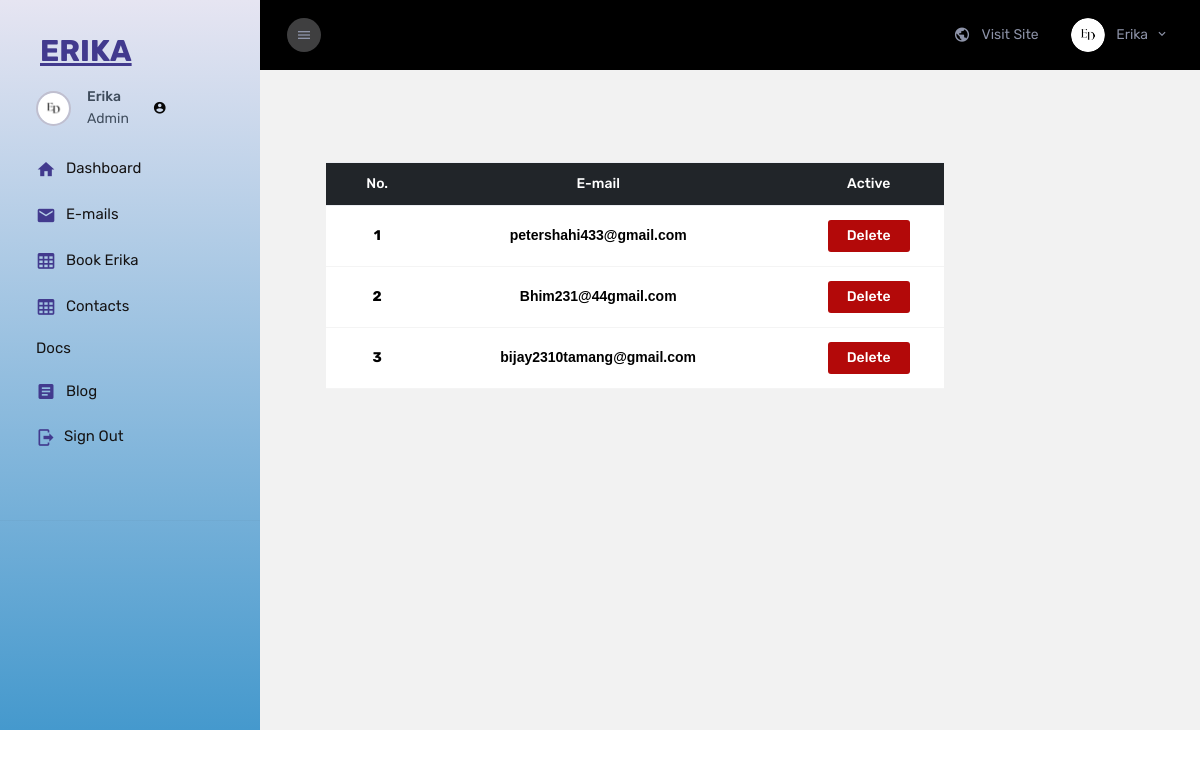
The page /E_Admin/mail/ (signed in) on the database as committed earlier.
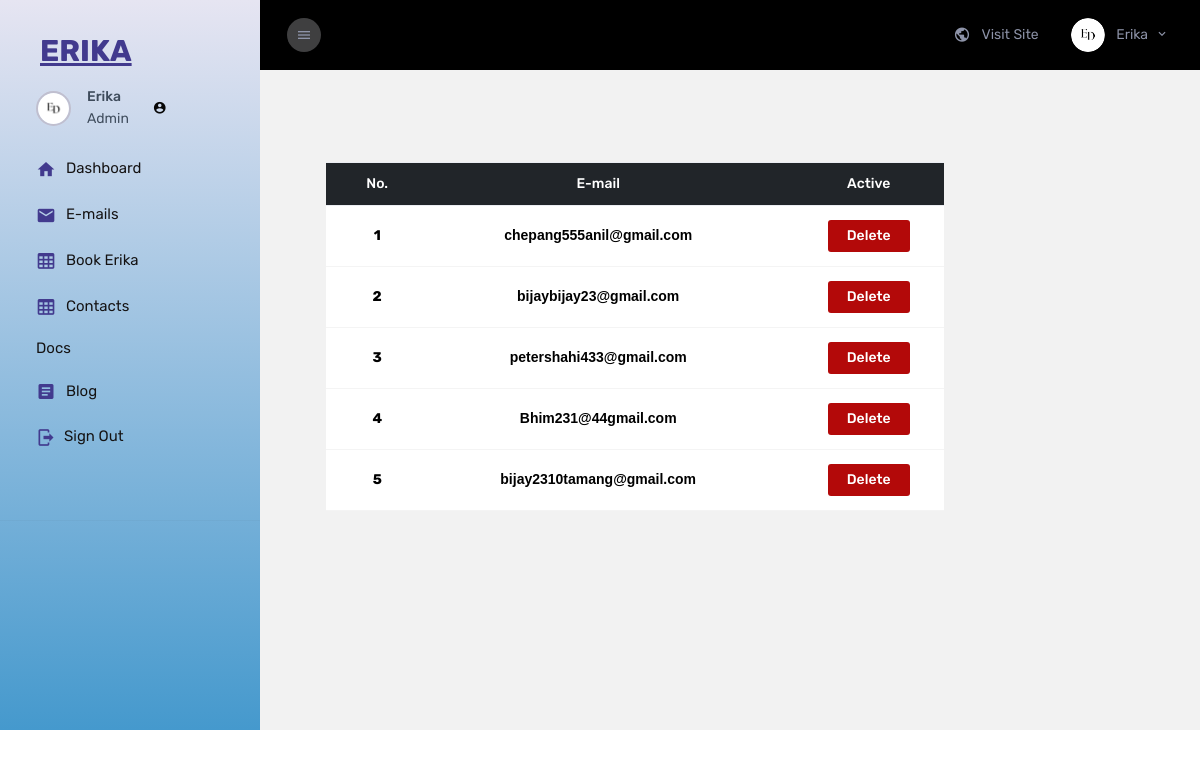
The same page on the database as committed later.
### ErikaApp/models.py (models this page shows, shortened)
class Email_Info(models.Model):
    Info_Email = models.EmailField()

### Erika_Admin/views.py (the view)
# urls.py: path('mail/',views.Dashboard.email, name='mail'),
    @login_required(login_url='adminlogin')
    def email(request):
        mail = Email_Info.objects.all()
        context = {
            'mail':mail,
        }
        return render(request, 'main/mail.html',context)

### Erika_Admin/templates/main/mail.html
{% extends 'partials/base.html' %}
{% load static %}
{% block link %}
<link rel="stylesheet" href="{% static 'css/dashboard.css' %}">
{% endblock link %}
{% block body %}
<div class="main-panel justify-content-center">
    <div class="content-wrapper pb-0">
        <div class="page-header flex-wrap">
            <div class="container-fluid py-5 ">
                <div class="container">
                    <table class="table text-center">
                        <thead class="table-dark">
                            <tr>
                                <th scope="col">No.</th>
                                <th scope="col">E-mail</th>
                                <th scope="col">Active</th>
                            </tr>
                        </thead>
                        <tbody>
                            {% for i in mail reversed %}
                            <tr>
                                <th scope="row">{{ forloop.counter }}</th>
                                <td> <a href="mailto:{{i.Info_Email}}" class="mailto-link" >{{i.Info_Email}} </a></td>
                                <td>
                                    <a href="{% url 'mail_delete' i.id %}">
                                        <button type="button" class="btn" style="background-color: #b30909; color: #ffffff;">Delete</button>
                                    </a>
                                </td>
                            </tr>
                            {% endfor %}
                        </tbody>
                    </table>
                </div>
            </div>
        </div>
    </div>
</div>
{% endblock body %}

Rows that differ between the two databases and show on the page:
added Email_Info: Info_Email "chepang555anil@gmail.com"
added Email_Info: Info_Email "bijaybijay23@gmail.com"
